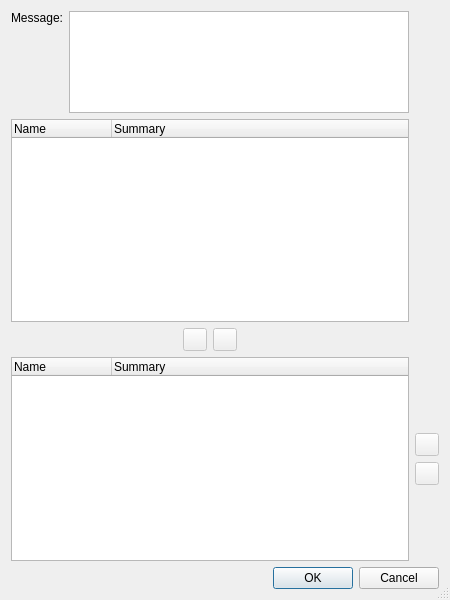
<?xml version="1.0" encoding="UTF-8"?>
<ui version="4.0">
 <class>HgQueuesFoldDialog</class>
 <widget class="QDialog" name="HgQueuesFoldDialog">
  <property name="geometry">
   <rect>
    <x>0</x>
    <y>0</y>
    <width>450</width>
    <height>600</height>
   </rect>
  </property>
  <property name="windowTitle">
   <string>Fold Patches</string>
  </property>
  <property name="sizeGripEnabled">
   <bool>true</bool>
  </property>
  <layout class="QGridLayout" name="gridLayout">
   <item row="0" column="0">
    <widget class="QLabel" name="label">
     <property name="text">
      <string>Message:</string>
     </property>
     <property name="alignment">
      <set>Qt::AlignLeading|Qt::AlignLeft|Qt::AlignTop</set>
     </property>
    </widget>
   </item>
   <item row="0" column="1">
    <widget class="QPlainTextEdit" name="messageEdit">
     <property name="sizePolicy">
      <sizepolicy hsizetype="Expanding" vsizetype="Expanding">
       <horstretch>0</horstretch>
       <verstretch>1</verstretch>
      </sizepolicy>
     </property>
     <property name="toolTip">
      <string>Enter commit message for the folded patch</string>
     </property>
     <property name="tabChangesFocus">
      <bool>true</bool>
     </property>
    </widget>
   </item>
   <item row="1" column="0" colspan="2">
    <widget class="QTreeWidget" name="sourcePatches">
     <property name="sizePolicy">
      <sizepolicy hsizetype="Expanding" vsizetype="Expanding">
       <horstretch>0</horstretch>
       <verstretch>2</verstretch>
      </sizepolicy>
     </property>
     <property name="editTriggers">
      <set>QAbstractItemView::NoEditTriggers</set>
     </property>
     <property name="alternatingRowColors">
      <bool>true</bool>
     </property>
     <property name="rootIsDecorated">
      <bool>false</bool>
     </property>
     <property name="itemsExpandable">
      <bool>false</bool>
     </property>
     <property name="allColumnsShowFocus">
      <bool>true</bool>
     </property>
     <property name="expandsOnDoubleClick">
      <bool>false</bool>
     </property>
     <column>
      <property name="text">
       <string>Name</string>
      </property>
     </column>
     <column>
      <property name="text">
       <string>Summary</string>
      </property>
     </column>
    </widget>
   </item>
   <item row="2" column="0" colspan="2">
    <layout class="QHBoxLayout" name="horizontalLayout">
     <item>
      <spacer name="horizontalSpacer">
       <property name="orientation">
        <enum>Qt::Horizontal</enum>
       </property>
       <property name="sizeHint" stdset="0">
        <size>
         <width>40</width>
         <height>20</height>
        </size>
       </property>
      </spacer>
     </item>
     <item>
      <widget class="QToolButton" name="addButton">
       <property name="enabled">
        <bool>false</bool>
       </property>
       <property name="toolTip">
        <string>Press to add the selected entry to the list of selected patches</string>
       </property>
       <property name="text">
        <string notr="true"/>
       </property>
      </widget>
     </item>
     <item>
      <widget class="QToolButton" name="removeButton">
       <property name="enabled">
        <bool>false</bool>
       </property>
       <property name="toolTip">
        <string>Press to remove the selected entry from the list of selected patches</string>
       </property>
       <property name="text">
        <string notr="true"/>
       </property>
      </widget>
     </item>
     <item>
      <spacer name="horizontalSpacer_2">
       <property name="orientation">
        <enum>Qt::Horizontal</enum>
       </property>
       <property name="sizeHint" stdset="0">
        <size>
         <width>40</width>
         <height>20</height>
        </size>
       </property>
      </spacer>
     </item>
    </layout>
   </item>
   <item row="3" column="0" colspan="2">
    <widget class="QTreeWidget" name="selectedPatches">
     <property name="sizePolicy">
      <sizepolicy hsizetype="Expanding" vsizetype="Expanding">
       <horstretch>0</horstretch>
       <verstretch>2</verstretch>
      </sizepolicy>
     </property>
     <property name="editTriggers">
      <set>QAbstractItemView::NoEditTriggers</set>
     </property>
     <property name="alternatingRowColors">
      <bool>true</bool>
     </property>
     <property name="rootIsDecorated">
      <bool>false</bool>
     </property>
     <property name="itemsExpandable">
      <bool>false</bool>
     </property>
     <property name="expandsOnDoubleClick">
      <bool>false</bool>
     </property>
     <column>
      <property name="text">
       <string>Name</string>
      </property>
     </column>
     <column>
      <property name="text">
       <string>Summary</string>
      </property>
     </column>
    </widget>
   </item>
   <item row="3" column="2">
    <layout class="QVBoxLayout" name="verticalLayout">
     <item>
      <spacer name="verticalSpacer">
       <property name="orientation">
        <enum>Qt::Vertical</enum>
       </property>
       <property name="sizeHint" stdset="0">
        <size>
         <width>20</width>
         <height>40</height>
        </size>
       </property>
      </spacer>
     </item>
     <item>
      <widget class="QToolButton" name="upButton">
       <property name="enabled">
        <bool>false</bool>
       </property>
       <property name="toolTip">
        <string>Press to move the selected patch up</string>
       </property>
       <property name="text">
        <string notr="true"/>
       </property>
      </widget>
     </item>
     <item>
      <widget class="QToolButton" name="downButton">
       <property name="enabled">
        <bool>false</bool>
       </property>
       <property name="toolTip">
        <string>Press to move the selected patch down</string>
       </property>
       <property name="text">
        <string notr="true"/>
       </property>
      </widget>
     </item>
     <item>
      <spacer name="verticalSpacer_2">
       <property name="orientation">
        <enum>Qt::Vertical</enum>
       </property>
       <property name="sizeHint" stdset="0">
        <size>
         <width>20</width>
         <height>40</height>
        </size>
       </property>
      </spacer>
     </item>
    </layout>
   </item>
   <item row="4" column="0" colspan="3">
    <widget class="QDialogButtonBox" name="buttonBox">
     <property name="orientation">
      <enum>Qt::Horizontal</enum>
     </property>
     <property name="standardButtons">
      <set>QDialogButtonBox::Cancel|QDialogButtonBox::Ok</set>
     </property>
    </widget>
   </item>
  </layout>
 </widget>
 <tabstops>
  <tabstop>messageEdit</tabstop>
  <tabstop>sourcePatches</tabstop>
  <tabstop>addButton</tabstop>
  <tabstop>removeButton</tabstop>
  <tabstop>selectedPatches</tabstop>
  <tabstop>upButton</tabstop>
  <tabstop>downButton</tabstop>
  <tabstop>buttonBox</tabstop>
 </tabstops>
 <resources/>
 <connections>
  <connection>
   <sender>buttonBox</sender>
   <signal>accepted()</signal>
   <receiver>HgQueuesFoldDialog</receiver>
   <slot>accept()</slot>
   <hints>
    <hint type="sourcelabel">
     <x>248</x>
     <y>254</y>
    </hint>
    <hint type="destinationlabel">
     <x>157</x>
     <y>274</y>
    </hint>
   </hints>
  </connection>
  <connection>
   <sender>buttonBox</sender>
   <signal>rejected()</signal>
   <receiver>HgQueuesFoldDialog</receiver>
   <slot>reject()</slot>
   <hints>
    <hint type="sourcelabel">
     <x>316</x>
     <y>260</y>
    </hint>
    <hint type="destinationlabel">
     <x>286</x>
     <y>274</y>
    </hint>
   </hints>
  </connection>
 </connections>
</ui>
